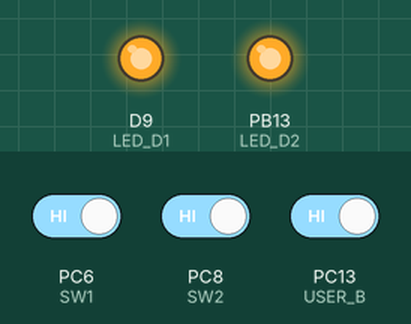
Simulated run of this sketch. Board: STM32 Nucleo. Parts: output pins drawn as LEDs (lit = HIGH). The test bench sets the inputs (shaded band); at power-on: PC6 (SW1) HIGH, PC8 (SW2) HIGH, PC13 (USER_B) HIGH.

Above: at 1.2 s.
1.3 s: PC6 (SW1) driven LOW and PC8 (SW2) driven LOW and PC13 (USER_B) driven LOW
At 2.2 s:
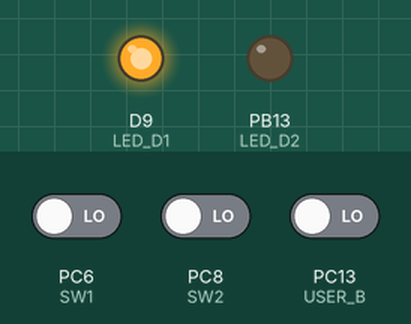
2.8 s: PC6 (SW1) driven HIGH
At 3.4 s:
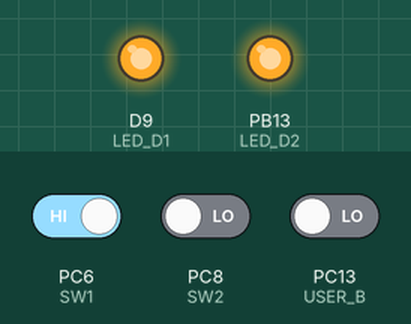
4.3 s: PC6 (SW1) driven LOW
At 5.7 s:
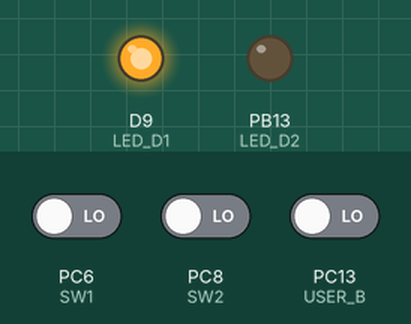
Timing chart, 0 to 7.3 s (numbered marks = the images above; inputs shaded):
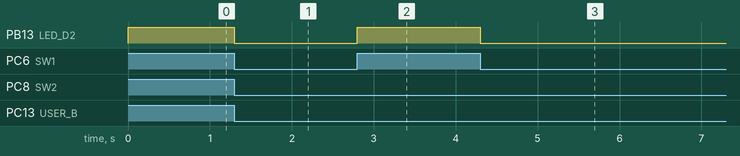

The sketch:

test_in_out.ino
```cpp
/* Light Radiation Board / Test */

#define   USER_B    PC13

#define   LED_D1    PC7
#define   LED_D2    PB13
#define   SW1       PC6
#define   SW2       PC8

int val_sw1, val_sw2, val_ub;

void setup() {
  // put your setup code here, to run once:
  pinMode(LED_D1, OUTPUT);
  pinMode(LED_D2, OUTPUT);
  pinMode(SW2, INPUT_PULLUP);
  pinMode(SW1, INPUT_PULLUP);
  pinMode(USER_B, INPUT_PULLUP);
  attachInterrupt(digitalPinToInterrupt(SW2), swInt, CHANGE);
  attachInterrupt(digitalPinToInterrupt(SW1), swInt, CHANGE);
  attachInterrupt(digitalPinToInterrupt(USER_B), swInt, CHANGE);

  digitalWrite(LED_D1, HIGH);
  digitalWrite(LED_D2, HIGH);

}

void loop() {
  // put your main code here, to run repeatedly:
  delay(100);
}

void swInt(void){
  val_sw1 = digitalRead(SW1);
  val_sw2 = digitalRead(SW2);
  val_ub = digitalRead(USER_B);
  digitalWrite(LED_D2, val_sw1 | val_sw2 | val_ub);
}
```

Measured:
- after the input at 1.3 s, PB13 (LED_D2): HIGH → LOW at once
- after the input at 2.8 s, PB13 (LED_D2): LOW → HIGH at once
- after the input at 4.3 s, PB13 (LED_D2): HIGH → LOW at once
